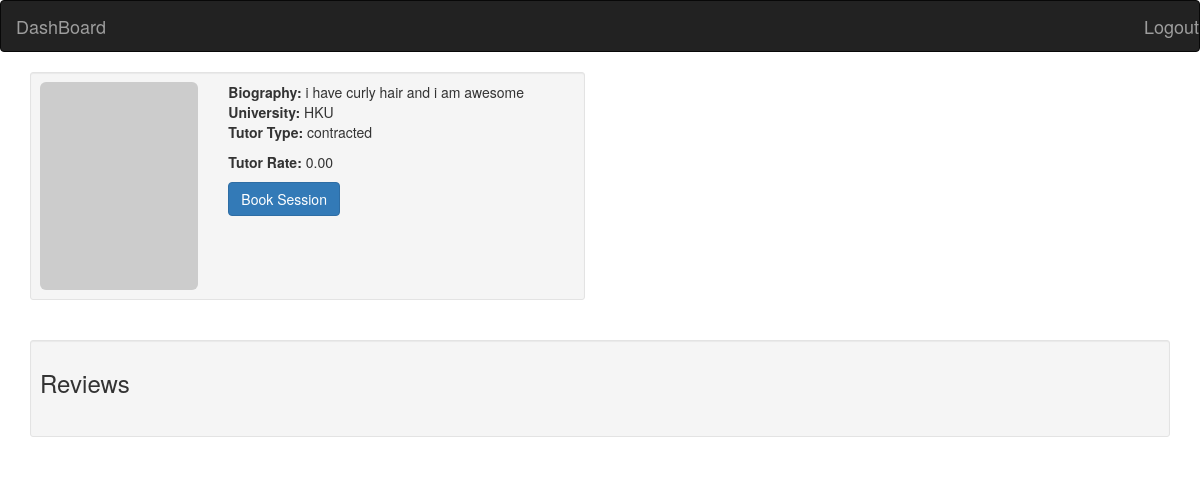
Before: /tutoria/viewProfile/14/ with the older database file.
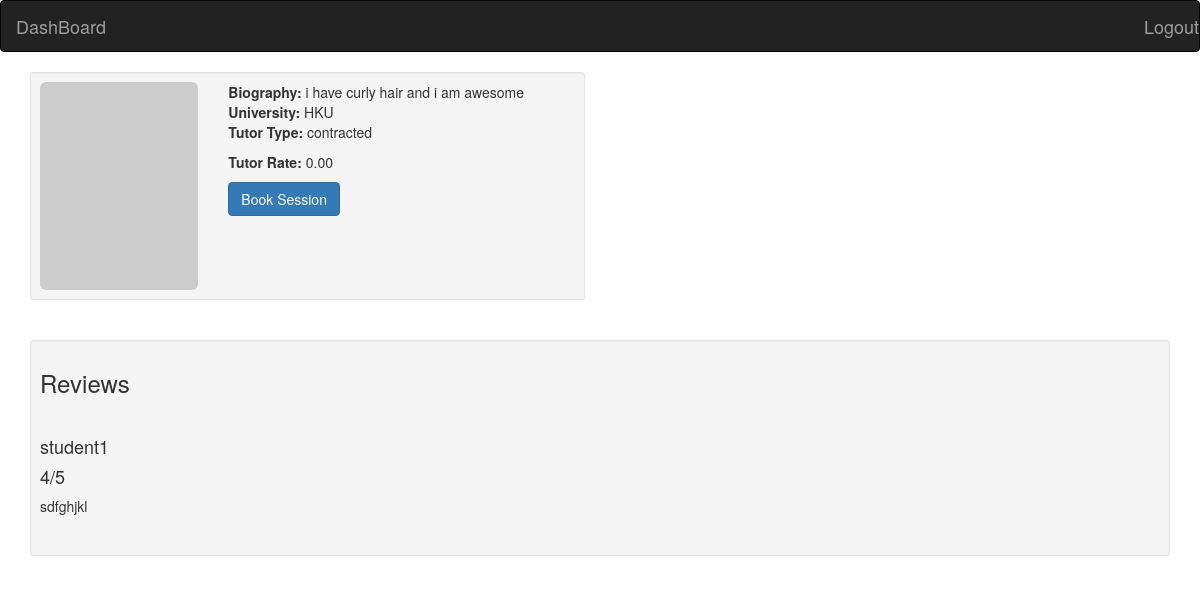
After: the same page with the newer database file.
### tutoria/models.py (models this page shows, shortened)
class Tutor(models.Model):
    first_name = models.CharField(max_length=100, default="")
    last_name = models.CharField(max_length=100, default="")
    username = models.CharField(max_length=100)
    biography = models.CharField(max_length=10000)
    university = models.CharField(max_length=100)
    tutortype = models.CharField(max_length=10)
    isStudent = models.BooleanField(default=False)
    rate = models.DecimalField(decimal_places=2, max_digits=10, default=0)
    course = models.CharField(max_length=10, default="")
    subject = models.CharField(max_length=100, default="")

class Review(models.Model):
    student = models.ForeignKey(Student, on_delete=models.CASCADE)
    tutor = models.ForeignKey(Tutor, on_delete=models.CASCADE)
    text = models.CharField(max_length=250)
    rating = models.IntegerField()

class Student(models.Model):
    name = models.CharField(max_length=100, default="")
    username = models.CharField(max_length=100)
    isTutor = models.BooleanField(default=False)

### tutoria/views.py (the view)
# urls.py: url(r'^viewProfile/(?P<tutor_id>[0-9]+)/$', views.view_tutor_profile, name='view_profile'),
def view_tutor_profile(request, tutor_id):
    tutor = get_object_or_404(Tutor, pk=tutor_id)
    reviews=Review.objects.filter(tutor=tutor)
    return render(request, 'tutoria/viewProfile.html', {'tutor':tutor, 'reviews':reviews[::-1]})

### tutoria/templates/tutoria/viewProfile.html (shortened to what this page needs)
<!doctype html>
<html lang="en">
  <head>
    <link href="https://maxcdn.bootstrapcdn.com/bootstrap/3.3.7/css/bootstrap.min.css" rel="stylesheet">
  </head>
  <body>
    <nav class="navbar navbar-toggleable-md navbar-inverse fixed-top bg-inverse">
      <a class="navbar-brand navbar-right" href="/tutoria/logout">Logout</a>
      <a class="navbar-brand " href="/tutoria/dashboard">DashBoard</a>
    </nav>
    <div class="container">
        <div class="row">
            <div class="col-xs-12 col-sm-6 col-md-6">
                <div class="well well-sm">
                    <div class="row">
                        <div class="col-sm-6 col-md-4">
                            <img src="http://placehold.it/380x500" alt="" class="img-rounded img-responsive" />
                        </div>
                        <div class="col-sm-6 col-md-8">
                            <p><b>Biography:</b> {{tutor.biography}}<br>
                            <b>University:</b> {{tutor.university}}<br>
                            <b>Tutor Type:</b> {{tutor.tutortype}}<br></p>
                            <b>Tutor Rate:</b> {{tutor.rate}}<br></p>
                            <div class="btn-group">
                                <a class="btn btn-primary" href="/tutoria/viewTimetable/{{tutor.id}}">Book Session</a>
                            </div>
                        </div>
                    </div>
                </div>
            </div>
        </div>
        <br>
        <div class="well well-sm">
            <h3>Reviews</h3>
            <br>
            {%for rev in reviews%}
            <h4>{{rev.student.username}}</h4>
            <h4>{{rev.rating}}/5</h4>
            <p>{{rev.text}}</p>
            <br>
            {%endfor%}
        </div>
    </div>
  </body>
  </html>

Changed rows visible on the page:
added Review: student.username "student1", rating "4", text "sdfghjkl"
